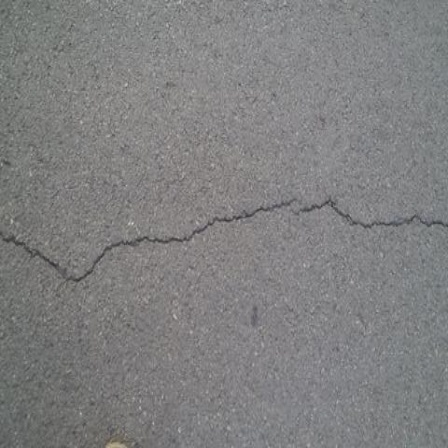
#> input picture dataset/images/CFD_001.jpg, 448 x 448 px
$ python segment_canny.py
#> lines starting #> are read from the running program, lines starting #| are printed output that depends on the picture; after the words box and inside, x2 and y2 are one past the last pixel; in counts of white or black regions, pixels touching at a corner belong together
import numpy as np
import cv2
import matplotlib.pyplot as plt


def seg(img):
    # insert gussian blur
    img = cv2.GaussianBlur(img, (3, 3), 0)
    # canny edge detection
    edges = cv2.Canny(img, 70, 170)
    # morphological operations
    kernel = np.ones((3, 3), np.uint8)
    edges = cv2.morphologyEx(edges, cv2.MORPH_CLOSE, kernel, iterations=2)
    # Find contours
    cnt, hierarchy = cv2.findContours(
        edges, cv2.RETR_TREE, cv2.CHAIN_APPROX_SIMPLE)
    # filter contours
    cnt_filtered = [c for c in cnt if cv2.contourArea(
        c) > 300 and cv2.contourArea(c) < 10000 and cv2.arcLength(c, True) > 300 and (cv2.boundingRect(c)[2] / cv2.boundingRect(c)[3] > 2)]
    return edges, cnt_filtered


def compare_and_color(masks, mask_f):
    # Create an empty color image
    color_img = np.zeros((*masks.shape, 3), dtype=np.uint8)

    # Find the same parts and color them blue
    same = cv2.bitwise_and(masks, mask_f)
    color_img[same > 0] = [255, 0, 0]  # BGR color

    # Find the different parts and color them red
    diff = cv2.bitwise_xor(masks, mask_f)
    color_img[diff > 0] = [0, 255, 0]  # BGR color
    return color_img


if __name__ == '__main__':
    img = cv2.imread('dataset/images/CFD_001.jpg')
#> img is the input picture: shape (448, 448, 3); mean B, G, R 128.1, 127.7, 127.8
    masks = cv2.imread('dataset/masks/CFD_001.jpg')
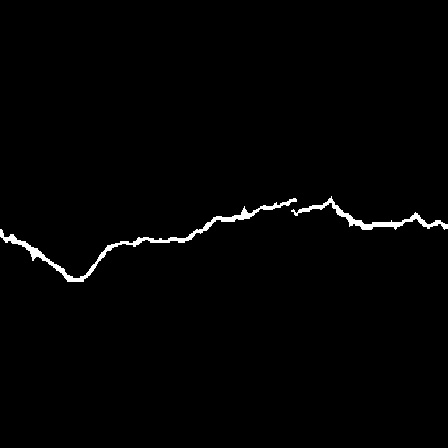
#> input picture dataset/masks/CFD_001.jpg, 448 x 448 px
#> masks is the input picture: shape (448, 448, 3); min 0, max 255, mean 3.1
    res, contours = seg(img)
#> in seg, `edges = cv2.Canny(img, 70, 170)`:
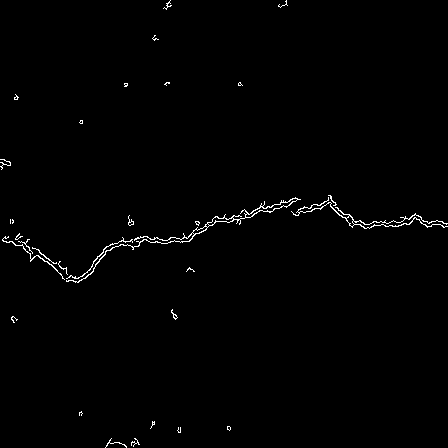
#> edges: shape (448, 448); 0.87% white in thin lines or dots
#> in seg, `edges = cv2.morphologyEx(edges, cv2.MORPH_CLOSE, kernel, iterations=2)`:
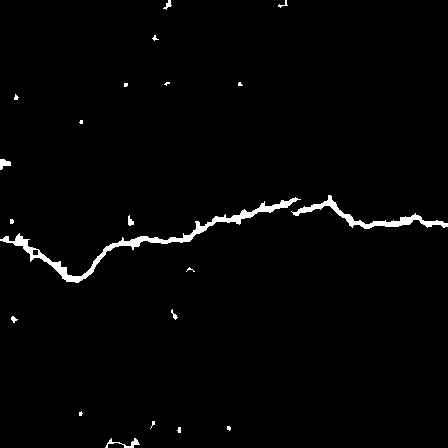
#> edges: shape (448, 448); 1.7% white; 21 white regions (12 under 20 px)
#> in seg, `cnt, hierarchy = cv2.findContours( edges, cv2.RETR_TREE, cv2.CHAIN_APP..`: cnt = 22 contours, 15 with area under 20; largest, box (x1, y1, x2, y2) and area: (0, 197, 301, 283) 1654, (291, 195, 448, 229) 755, (105, 438, 140, 448) 62, (0, 159, 11, 170) 58, (32, 249, 39, 256) 34, (128, 215, 134, 226) 28, (163, 0, 172, 10) 25
#> in seg, `cnt_filtered = [c for c in cnt if cv2.contourArea( c) > 300 and cv2.co..`: cnt_filtered = 2 contours; box (x1, y1, x2, y2) and area: (0, 197, 301, 283) 1654, (291, 195, 448, 229) 755
#> contours has the same summary as cnt_filtered in seg
    # create black background
    black = np.zeros_like(img)
    mask_f = cv2.drawContours(
        black.copy(), contours, -1, (255, 255, 255), -1)
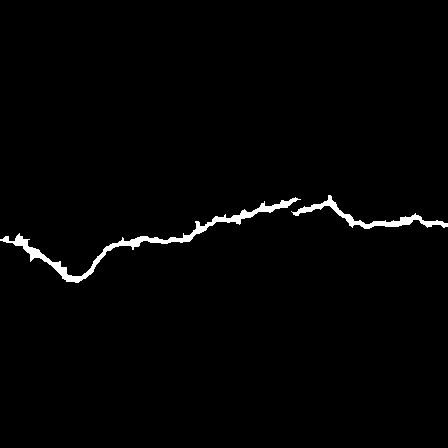
#> mask_f: shape (448, 448, 3); 1.5% white; 2 white regions, box (x1, y1, x2, y2) and area: (0, 197, 301, 283) 2012, (291, 195, 448, 229) 929
    masks = cv2.cvtColor(masks, cv2.COLOR_BGR2GRAY)
#> masks: shape (448, 448)
    masks = cv2.threshold(masks, 100, 255, cv2.THRESH_BINARY)[1]
#> masks: shape (448, 448); 1.2% white; 2 white regions, box (x1, y1, x2, y2) and area: (0, 198, 297, 282) 1556, (291, 196, 448, 230) 847
    mask_f = cv2.cvtColor(mask_f, cv2.COLOR_BGR2GRAY)
    # compare the results
    color_img = compare_and_color(masks, mask_f)
#> in compare_and_color, `same = cv2.bitwise_and(masks, mask_f)`:
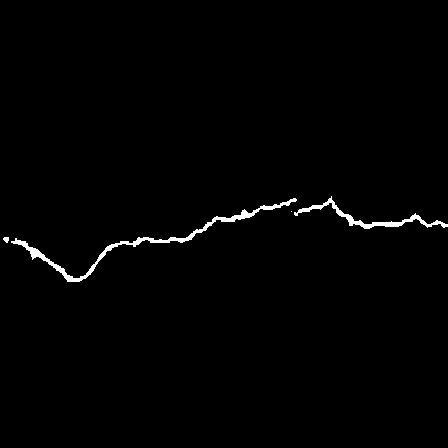
#> same: shape (448, 448); 1.1% white; 4 white regions (1 under 20 px), largest, box (x1, y1, x2, y2) and area: (11, 198, 297, 282) 1369, (294, 196, 448, 229) 713, (3, 237, 9, 243) 27
#> in compare_and_color, `diff = cv2.bitwise_xor(masks, mask_f)`:
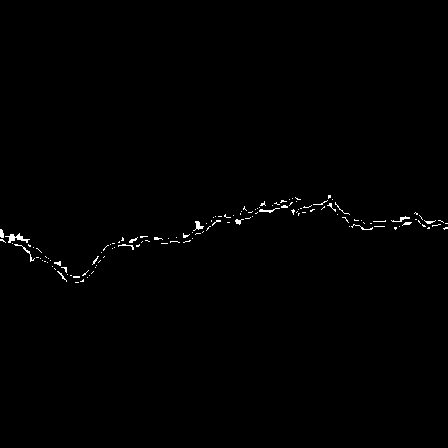
#> diff: shape (448, 448); 0.56% white in thin lines or dots, all inside (x1, y1, x2, y2) = (0, 195, 448, 283)
    plt.subplot(2, 3, 2)
    plt.imshow(img)
    plt.title('Original Image')
    plt.subplot(2, 3, 4)
    plt.imshow(masks, cmap='gray')
    plt.title('test mask')
    plt.subplot(2, 3, 5)
    plt.imshow(mask_f, cmap='gray')
    plt.title('Segmented mask')
    plt.subplot(2, 3, 6)
    plt.imshow(color_img)
    plt.title('Comparison')
    plt.show()
#> figure, not shown here; B, G, R data is drawn as R, G, B
